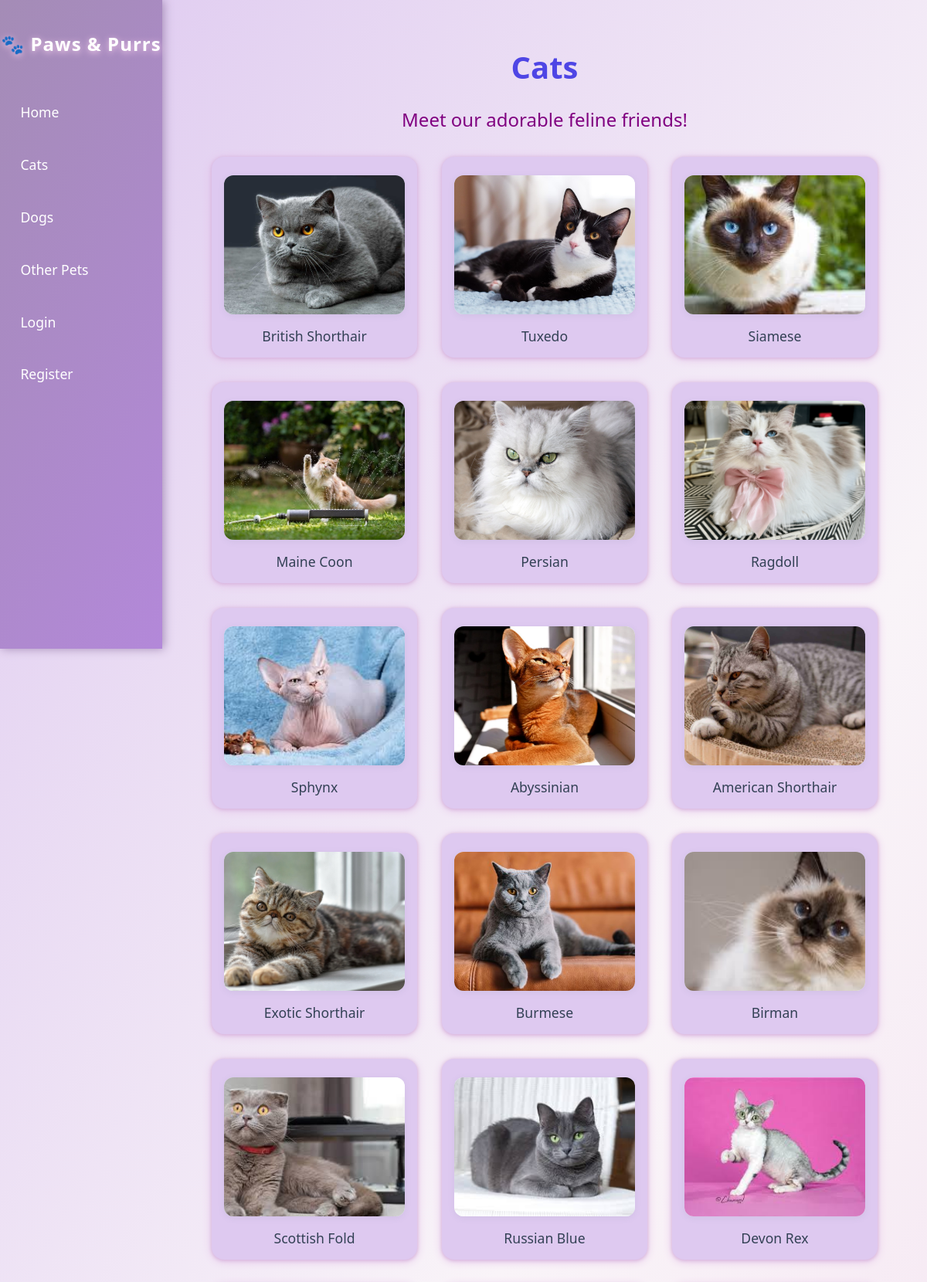
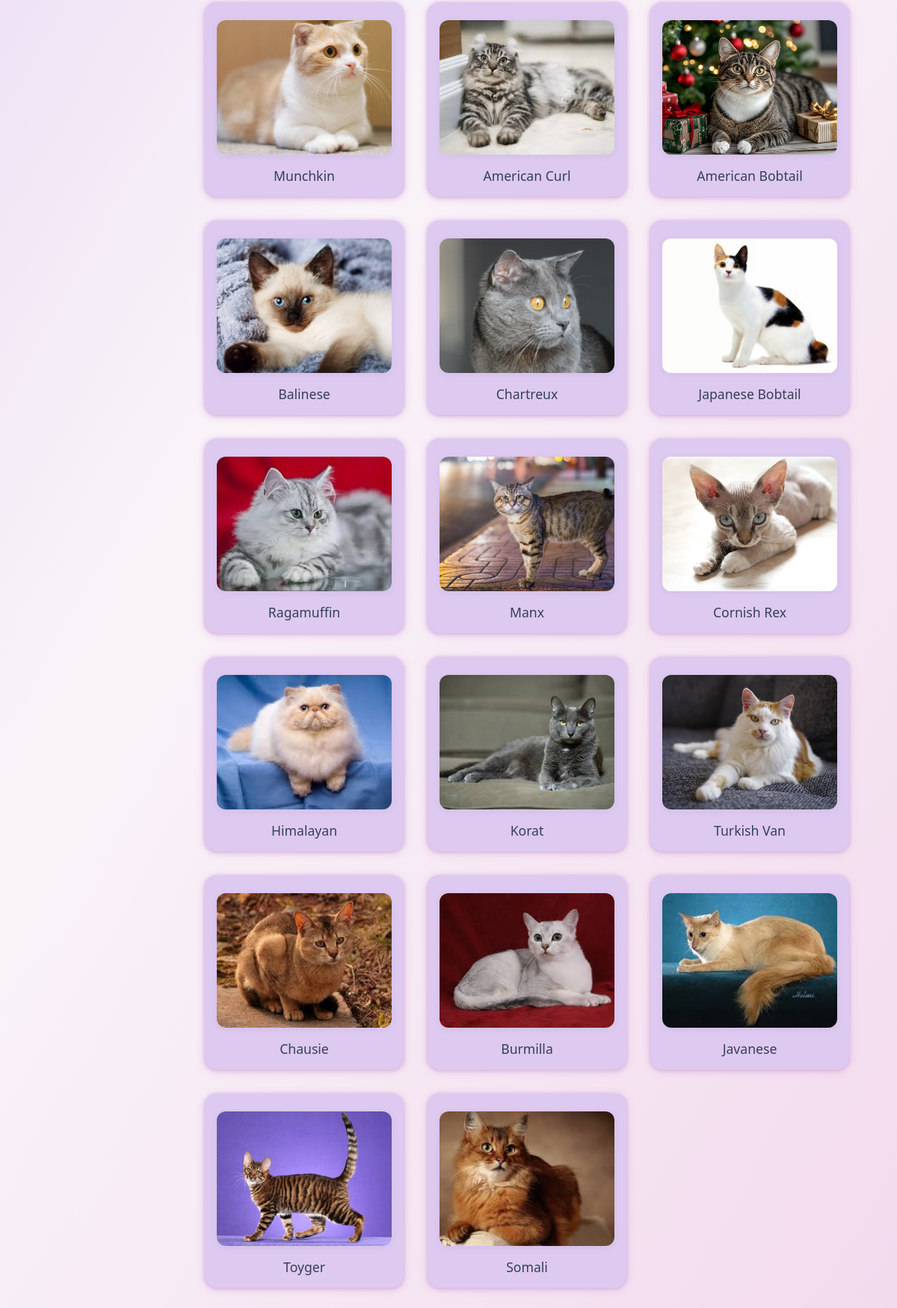
Page /cats on the committed database (2 pictures, top to bottom).
### tables this page shows
CREATE TABLE Cats (ID INTEGER PRIMARY KEY, name TEXT, description TEXT, image TEXT, breeder_price INTEGER, adoption_price INTEGER);

### routes.py (the view)
@routes.route('/cats')
def cats():
    db = get_db()
    try:
        cur = db.execute('SELECT * FROM Cats')
        results = cur.fetchall()
        cur.close()
    except sqlite3.OperationalError:
        results = []
    return render_template('cats.html', results=results)

### app.py (called while the page is built)
@app.teardown_appcontext
def close_connection(exception):
    db = getattr(g, '_database', None)
    if db is not None:
        db.close()

### routes.py (called while the page is built)
def get_db():
    db = getattr(g, '_database', None)
    if db is None:
        db = g._database = sqlite3.connect('Backpack.db')
        db.row_factory = sqlite3.Row
    return db

### templates/cats.html (shortened to what this page needs)
{% extends "layout.html" %}
{% block content %}
<h1>Cats</h1>
<p>Meet our adorable feline friends!</p>
<div class="container-row">
  {% if results %}
    {% for item in results %}
      <div class="container-box" style="position: relative; display: inline-block; cursor:pointer;">
        <a href="{{ url_for('routes.item_detail', table='Cats', item_id=item['id']) }}" style="color:inherit; text-decoration:none;">
          <img src="{{ url_for('static', filename='images/' ~ item['image']) }}" alt="{{ item['name'] }}" style="display: block; width: 100%;">
          <h5>{{ item['name'] }}</h5>
        </a>
      </div>
    {% endfor %}
  {% else %}
    <p>No cats found in the database.</p>
  {% endif %}
</div>
{% endblock %}

### static/style.css (style rules this page uses)
body { font-family: 'Segoe UI', 'Arial', sans-serif; background: linear-gradient(120deg, #DEC9F0 0%, #F9F4F8 50%, #F2DAED 100%); margin: 0; padding: 0; min-height: 100vh; }
h1 { font-size: 2.5em; margin-bottom: 0.5em; color: #4f46e5; text-align: center; }
p { font-size: 1.5em; margin-bottom: 0.5em; color: purple; text-align: center; }
.container-row { display: grid; gap: 2em; margin-top: 2em; grid-template-columns: repeat(auto-fit, minmax(260px, 1fr)); padding: 0 2em 2em 2em; }
.container-box { border: none; background: #DEC9F0; border-radius: 16px; box-shadow: 0 2px 12px #E2BEE6, 0 1px 4px #C9A4CF; padding: 1.5em 1em 1em 1em; transition: box-shadow 0.2s, transform 0.2s; position: relative; overflow: hidden; text-align: center; color: #B388D9; }
.container-box img, .pet-container img { width: 180px; height: 180px; object-fit: cover; border-radius: 12px; margin-bottom: 1em; box-shadow: 0 2px 8px rgba(100,116,139,0.10); background: #f1f5f9; }
h5 { font-size: 1.1em; color: #334155; margin: 0.5em 0 0 0; font-weight: 500; }
a, .btn { color: #4f46e5; text-decoration: none; transition: color 0.15s; }

### rows in the picture
Cats: image (picture), name "British Shorthair"
Cats: image (picture), name "Tuxedo"
Cats: image (picture), name "Siamese"
Cats: image (picture), name "Maine Coon"
Cats: image (picture), name "Persian"
Cats: image (picture), name "Ragdoll"
Cats: image (picture), name "Sphynx"
Cats: image+name (picture), name "Abyssinian"
Cats: image (picture), name "American Shorthair"
Cats: image (picture), name "Exotic Shorthair"
Cats: image (picture), name "Burmese"
Cats: image (picture), name "Birman"
Cats: image (picture), name "Scottish Fold"
Cats: image (picture), name "Russian Blue"
Cats: image (picture), name "Devon Rex"
Cats: image (picture), name "Munchkin"
Cats: image (picture), name "American Curl"
Cats: image (picture), name "American Bobtail"
Cats: image (picture), name "Balinese"
Cats: image (picture), name "Chartreux"
Cats: image (picture), name "Japanese Bobtail"
Cats: image (picture), name "Ragamuffin"
Cats: image (picture), name "Manx"
Cats: image (picture), name "Cornish Rex"
Cats: image (picture), name "Himalayan"
Cats: image (picture), name "Korat"
Cats: image (picture), name "Turkish Van"
Cats: image (picture), name "Chausie"
Cats: image (picture), name "Burmilla"
Cats: image (picture), name "Javanese"
Cats: image (picture), name "Toyger"
Cats: image (picture), name "Somali"
